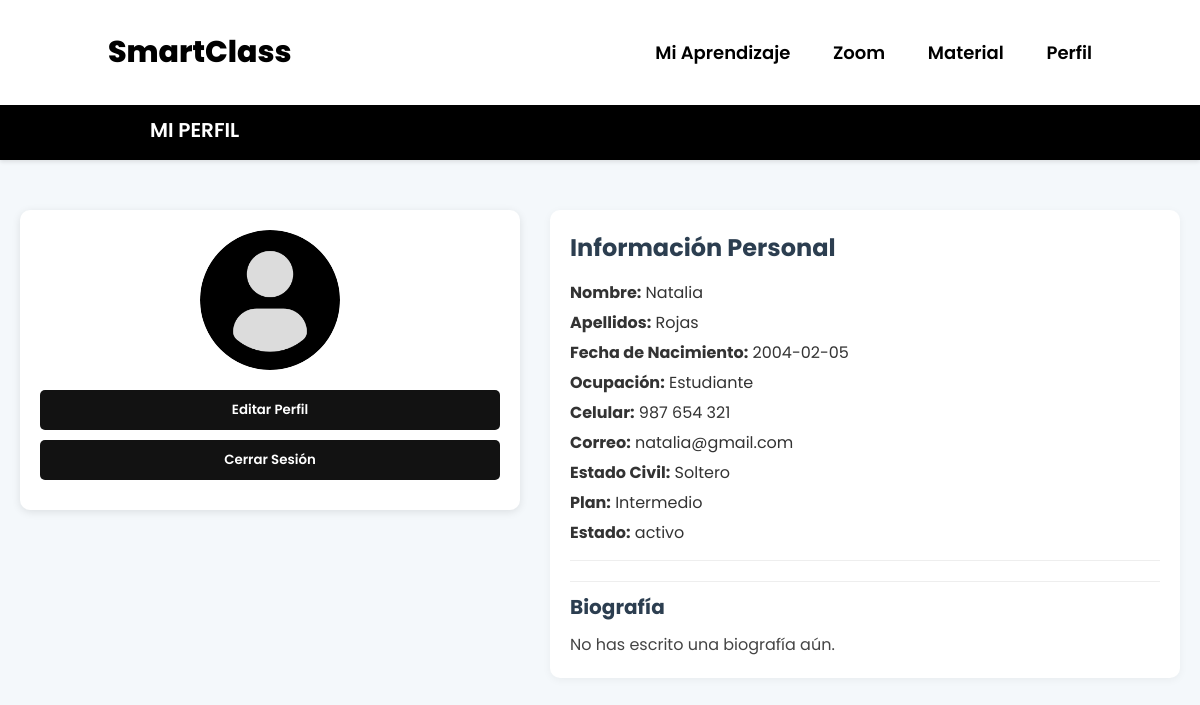
The page /php/Perfil.php (signed in) on the database its author committed.
### tables this page shows
CREATE TABLE `detalles_personales` (
  `usuario_id` int NOT NULL,
  `fecha_nacimiento` date DEFAULT NULL,
  `estado_civil` varchar(50) DEFAULT NULL,
  `ocupacion` varchar(100) DEFAULT NULL,
  `celular` varchar(20) DEFAULT NULL,
  `biografia` text
);

CREATE TABLE `usuarios` (
  `id` int NOT NULL,
  `nombre` varchar(100) NOT NULL,
  `apellidos` varchar(100) NOT NULL,
  `correo` varchar(100) NOT NULL,
  `contrasena` varchar(255) NOT NULL,
  `plan_id` int DEFAULT NULL,
  `estado` enum('activo','inactivo') DEFAULT 'inactivo',
  `fecha_registro` timestamp NULL DEFAULT CURRENT_TIMESTAMP,
  `fecha_activacion` date DEFAULT NULL
);

### php/Perfil.php (the view, shortened to what this page needs)
<?php
require 'Conexion.php';
$usuario_id = $_SESSION['usuario_id'];
function nombrePlan($id) {
    return match ($id) {
        1 => 'Básico',
        2 => 'Intermedio',
        3 => 'Premium',
        default => 'No asignado',
    };
}
$stmt = $pdo->prepare("SELECT u.*, d.fecha_nacimiento, d.estado_civil, d.ocupacion, d.celular, d.biografia
                       FROM usuarios u
                       LEFT JOIN detalles_personales d ON u.id = d.usuario_id
                       WHERE u.id = ?");
$stmt->execute([$usuario_id]);
$usuario = $stmt->fetch(PDO::FETCH_ASSOC);
?>
<!DOCTYPE html>
<html lang="es">
<head>
    <link rel="stylesheet" href="../css/Perfil.css">
</head>
<body>
<header class="header">
    <a href="#" class="logo">SmartClass</a>
    <nav class="navbar">
        <a href="Aprendizaje.php">Mi Aprendizaje</a>
        <a href="claseszoom.php">Zoom</a>
        <a href="Clases.php">Material</a>
        <a href="Perfil.php">Perfil</a>
    </nav>
</header>
    <div class="dashboard-bar">
        MI PERFIL
    </div>
    <main class="perfil-container">
        <aside class="perfil-sidebar">
            <div class="perfil-avatar">
                <img src="../imagenes/perfil.png" alt="Foto de perfil">
            </div>
            <div class="perfil-opciones">
                <button onclick="window.location.href='Editar_Perfil.php'">Editar Perfil</button>
            </div>
            <div class="perfil-opciones">
                <button onclick="window.location.href='cerrar_sesion.php'">Cerrar Sesión</button>
            </div>
        </aside>
        <section class="perfil-contenido">
            <div class="perfil-header">
                <h2>Información Personal</h2>
                <p><strong>Nombre:</strong> <?= htmlspecialchars($usuario['nombre'] ?? '') ?></p>
                <p><strong>Apellidos:</strong> <?= htmlspecialchars($usuario['apellidos'] ?? '') ?></p>
                <p><strong>Fecha de Nacimiento:</strong> <?= htmlspecialchars($usuario['fecha_nacimiento'] ?? 'No registrada') ?></p>
                <p><strong>Ocupación:</strong> <?= htmlspecialchars($usuario['ocupacion'] ?? 'No registrada') ?></p>
                <p><strong>Celular:</strong> <?= htmlspecialchars($usuario['celular'] ?? 'No registrado') ?></p>
                <p><strong>Correo:</strong> <?= htmlspecialchars($usuario['correo'] ?? '') ?></p>
                <p><strong>Estado Civil:</strong> <?= htmlspecialchars($usuario['estado_civil'] ?? 'No registrado') ?></p>
                <p><strong>Plan:</strong> <?= nombrePlan($usuario['plan_id'] ?? 0) ?></p>
                <p><strong>Estado:</strong> <?= htmlspecialchars($usuario['estado'] ?? '') ?></p>
            </div>
            <div class="perfil-biografia">
                <h3>Biografía</h3>
                <p><?= !empty($usuario['biografia'])
                    ? htmlspecialchars($usuario['biografia'])
                    : "No has escrito una biografía aún." ?>
                </p>
            </div>
        </section>
    </main>
</body>
</html>

### css/Perfil.css (style rules this page uses)
* { margin: 0; padding: 0; box-sizing: border-box; text-decoration: none; border: none; outline: none; scroll-behavior: smooth; font-family: 'Poppins', 'sans-serif'; }
html { font-size: 62.5%; }
body { background: #f4f8fb; font-family: "Poppins", sans-serif; color: #000; margin: 0; padding-top: 80px; }
html, body { height: 100%; margin: 0; padding: 0; }
.header { position: fixed; top: 0; left: 0; width: 100%; padding: 3rem 9%; background: #fff; filter: drop-shadow(10px); display: flex; justify-content: space-between; align-items: center; z-index: 100; }
.logo { font-size: 3rem; color: #000000; font-weight: 800; cursor: pointer; transition: 0.5s ease; }
.navbar a { font-size: 1.8rem; color: #000000; margin-left: 4rem; font-weight: 600; transition: 0.6s ease; border-bottom: 3px solid transparent; }
.dashboard-bar { margin-top: 100px; background-color: #000000; color: white; height: 60px; display: flex; align-items: center; justify-content: flex-start; padding-left: 150px; font-size: 2rem; font-weight: 600; text-transform: uppercase; font-family: 'Poppins', sans-serif; box-shadow: 0 2px 4px rgba(0, 0, 0, 0.1); width: 100%; }
.perfil-container { display: flex; justify-content: center; align-items: flex-start; max-width: 1200px; margin: 3rem auto; padding: 2rem; gap: 3rem; }
.perfil-sidebar { width: 500px; background-color: #ffffff; padding: 2rem; border-radius: 1rem; box-shadow: 0 2px 8px rgba(0, 0, 0, 0.1); text-align: center; }
.perfil-avatar { width: 140px; height: 140px; border-radius: 50%; background-color: #dcdcdc; overflow: hidden; margin: 0 auto 2rem auto; display: flex; align-items: center; justify-content: center; }
.perfil-avatar img { width: 100%; height: 100%; object-fit: cover; }
.perfil-opciones button { display: block; width: 100%; padding: 1rem; margin: 1rem 0; background-color: #121212; color: white; font-weight: 600; border: none; border-radius: 0.5rem; cursor: pointer; transition: background-color 0.3s ease; }
.perfil-contenido { flex-grow: 1; background-color: #ffffff; padding: 2rem; border-radius: 1rem; box-shadow: 0 2px 8px rgba(0, 0, 0, 0.05); }
.perfil-header { margin-bottom: 2rem; border-bottom: 1px solid #eee; padding-bottom: 1rem; }
.perfil-header h2 { font-size: 2.4rem; color: #2c3e50; margin-bottom: 1.5rem; }
.perfil-header p { font-size: 1.6rem; color: #333; margin: 0.5rem 0; }
.perfil-biografia { margin-top: 2rem; padding-top: 1rem; border-top: 1px solid #eee; }
.perfil-biografia h3 { font-size: 2rem; margin-bottom: 1rem; color: #2c3e50; }
.perfil-biografia p { font-size: 1.6rem; color: #444; line-height: 1.6; }

### rows shown on the page
detalles_personales: usuario_id.nombre "Natalia", usuario_id.apellidos "Rojas", fecha_nacimiento "2004-02-05", ocupacion "Estudiante", celular "987 654 321", usuario_id.correo "natalia@gmail.com", estado_civil "Soltero", usuario_id.plan_id "Intermedio", usuario_id.estado "activo"
